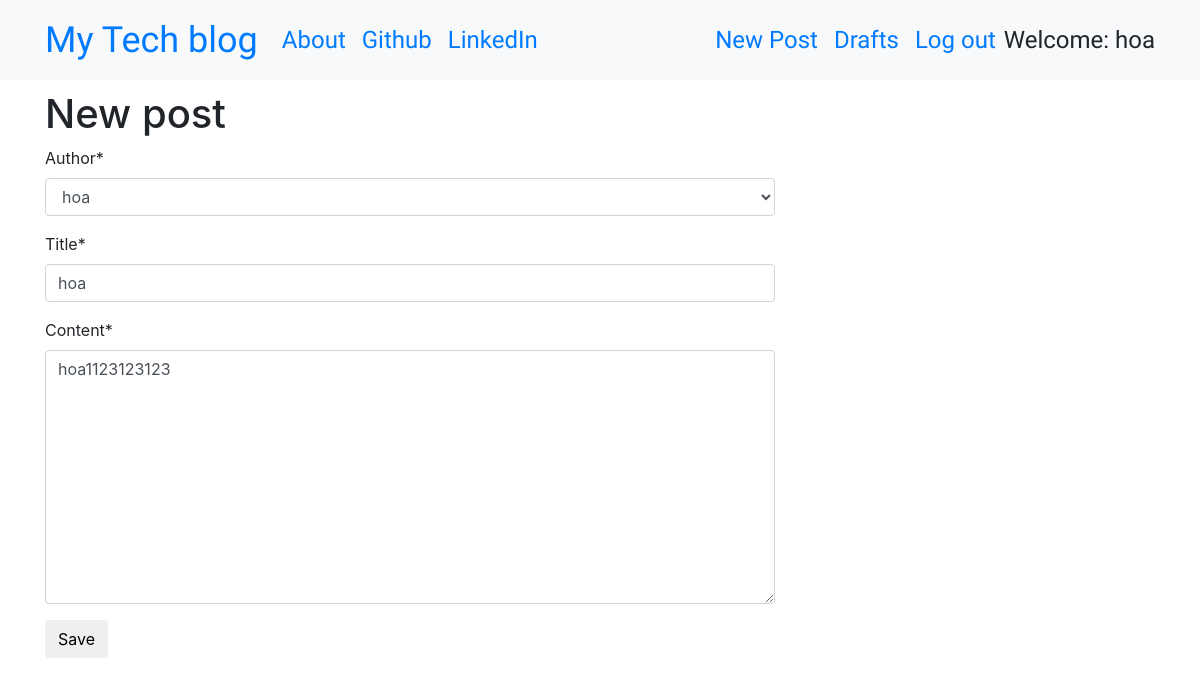
The app's page /post/10/edit/ (signed in) with its own data.
### blogme/models.py (models this page shows, shortened)
class Post(models.Model):
    title = models.CharField(max_length=50, null=False)
    author = models.ForeignKey(User, on_delete=models.CASCADE)
    create_date = models.DateTimeField(default=timezone.now)
    content = models.TextField()
    published_date = models.DateTimeField(blank=True, null=True)

### blogme/views.py (the view)
# urls.py: path('post/<int:pk>/edit/', views.PostUpdateView.as_view(), name='post_edit'),
class PostUpdateView(LoginRequiredMixin,UpdateView):
    login_url = '/login/'
    redirect_field_name = 'blogme/post_detail.html'
    form_class = PostForm
    model = Post

### blogme/forms.py
class PostForm(forms.ModelForm):
    class Meta:
        model = Post
        fields = ['author','title', 'content']
        widgets = {
            'title': forms.TextInput(attrs={
                'class':'textinputclass'
            }),
            'text':forms.Textarea(attrs={
                'class':'editable medium-editor-textarea postcontent'
            })
        }

### blogme/templates/blogme/post_form.html (shortened to what this page needs)
{% extends 'blogme/base.html' %}
{% load crispy_forms_tags %}
{% block content %}
    <h1>New post</h1>
    <form method="POST" class="post-form">
    {{form|crispy}}
    <button type="submit" class="save btn btn-default">Save</button>
    </form>
{% endblock %}

### blogme/templates/blogme/base.html (shortened to what this page needs)
{% load static %}
<!DOCTYPE html>
<html>
  <head>
    <link rel="stylesheet" href="https://stackpath.bootstrapcdn.com/bootstrap/4.1.3/css/bootstrap.min.css"
>
    <link href="https://maxcdn.bootstrapcdn.com/font-awesome/4.7.0/css/font-awesome.min.css" rel="stylesheet">
    <link rel="stylesheet" href="//cdn.jsdelivr.net/medium-editor/latest/css/medium-editor.min.css" type="text/css" media="screen" charset="utf-8">
    <link rel="stylesheet" href="{% static 'css/main.css' %}">
  </head>
  <body class='loader'>
    <nav class="navbar navbar-expand-lg bg-light techfont">
      <div class="container">
        <div class="navbar-nav align-items-center">
          <a class="navbar-brand bigbrand" href="{% url 'post_list'%}">My Tech blog</a>
          <a class="nav-item nav-link" href="#">About</a>
          <a class="nav-item nav-link" href="https://www.github.com">Github</a>
          <a class="nav-item nav-link" href="https://www.linkedin.com">LinkedIn</a>
        </div>
        <div class="navbar-nav align-items-center ml-auto">
          {% if user.is_authenticated %}
            <a class="nav-item nav-link" href="{% url 'post_new'%}">New Post</a>
            <a class="nav-item nav-link" href="{% url 'post_draft_list' %}">Drafts</a>
            <a class="nav-item nav-link" href="{% url 'logout' %}">Log out</a>
            <a >Welcome: {{ user.username }}</a>
          {% else %}
            <a class="nav-item nav-link" href="{% url 'login' %}" aria-label="Login">
              <span class="fa fa-user" aria-hidden="true"></span></a>
          {% endif %}
        </div>
      </div>
    </nav>
          <div class="content container">
              <div class="row">
                  <div class="col-md-8">
                    <div class="blog_posts">
                      {% block content %}
                      {% endblock %}
                    </div>
                  </div>
              </div>
          </div>
  </body>
</html>

### blogme/static/css/main.css (style rules this page uses)
.techfont { font-family: 'Russo One', sans-serif; font-size: 1.5em; margin-bottom: 10px; }
.bigbrand { font-size: 1.5em; }
.loader { filter:hue-rotate(0deg); color: linear-gradient(45deg,#0f8,#08f); animation:hue 5000ms infinite linear; }

### records on screen
Post: author "hoa", title "hoa", content "hoa1123123123"

### other values on screen
{{ user.username }} "hoa"
